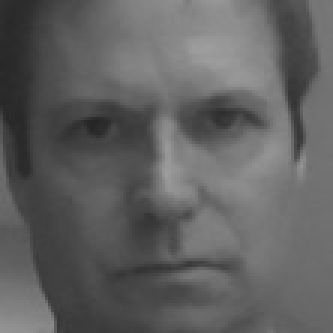
#> input picture demming_trainer/demming.1.1.jpg, 111 x 111 px (shown 3 times larger); its folder holds 4 pictures in this run
$ python 2_train.py
#> lines starting #> are read from the running program, lines starting #| are printed output that depends on the picture
import os
import numpy as np
import cv2 as cv

cascade_path = 'C:/Users/austi/anaconda3/Lib/site-packages/cv2/data/'  # path for haarcascade files folder
face_detector = cv.CascadeClassifier(cascade_path + 'haarcascade_frontalface_default.xml')  # cascade xml file for faces

train_path = './demming_trainer'  # use for provided demming face
image_paths = [os.path.join(train_path, f) for f in os.listdir(train_path)]  # directory of training images
images, labels = [], []  # lists for images and labels

for image in image_paths:  # for each image file
    train_image = cv.imread(image, cv.IMREAD_GRAYSCALE)  # create grayscale copy
#> train_image is the input picture: shape (111, 111); min 37, max 158, mean 96.6
    label = int(os.path.split(image)[-1].split('.')[1])  # extract numerical label from filename
    name = os.path.split(image)[-1].split('.')[0]  # extract name from filename
    frame_num = os.path.split(image)[-1].split('.')[2]  # extract frame number from filename
    faces = face_detector.detectMultiScale(train_image)  # create numpy arrays for trainer image
#> faces = [[9, 8, 91, 91]]
    for (x, y, w, h) in faces:  # for face coords rectangle in the faces array
        images.append(train_image[y:y +h, x:x + w])  # append face rectangle to list of faces
        labels.append(label)  # append label to labels list
        print(f"Preparing training images for {name}.{label}.{frame_num}")  # print status message to user
        cv.imshow("Training Image", train_image[y:y + h, x:x + w])  # show image on screen
        cv.waitKey(50)  # wait 50 milliseconds
#> this loop made 1 pass
#| Preparing training images for demming.1.1
#> pass 1, `cv.imshow("Training Image", train_image[y:y + h, x:x + w])`:
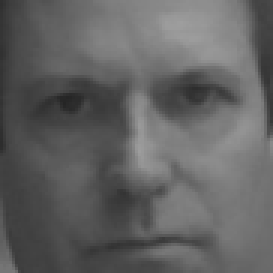
#> window 'Training Image': shape (91, 91) (shown 3 times larger); min 37, max 158, mean 98
#> after the loop, images = 1 item; labels = [1]

    cv.destroyAllWindows()  # close all windows

    recognizer = cv.face.LBPHFaceRecognizer_create()  # instantiate the recognizer object
    recognizer.train(images, np.array(labels))  # pass recognizer the images and labels arrays
    recognizer.write('lbph_trainer.yml')  # create file for trainer results
    print("Training complete. Exiting...")  # print status to user
#> pass 2 of the loop `for image in image_paths:`:
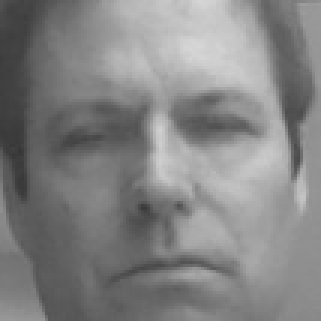
#> input picture demming_trainer/demming.1.10.jpg, 107 x 107 px (shown 3 times larger)
#> train_image is the input picture: shape (107, 107); min 54, max 214, mean 131.2
#> faces = [[9, 8, 89, 89]]
#> the loop `for (x, y, w, h) in faces:` made 1 pass
#> (printed output is left out)
#> pass 1, `cv.imshow("Training Image", train_image[y:y + h, x:x + w])`:
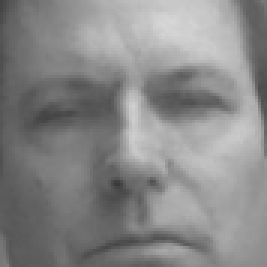
#> window 'Training Image': shape (89, 89) (shown 3 times larger); min 58, max 214, mean 135.9
#> after the loop `for (x, y, w, h) in faces:`: images = 2 items; labels = [1, 1]
#> pass 3 of the loop `for image in image_paths:`:
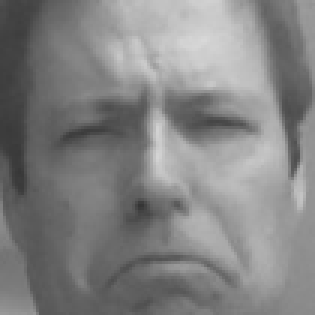
#> input picture demming_trainer/demming.1.11.jpg, 105 x 105 px (shown 3 times larger)
#> train_image is the input picture: shape (105, 105); min 53, max 216, mean 130.6
#> faces = [[9, 7, 87, 87]]
#> the loop `for (x, y, w, h) in faces:` made 1 pass
#> (printed output is left out)
#> pass 1, `cv.imshow("Training Image", train_image[y:y + h, x:x + w])`:
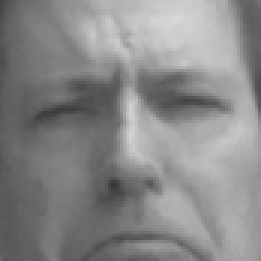
#> window 'Training Image': shape (87, 87) (shown 3 times larger); min 53, max 216, mean 136.7
#> after the loop `for (x, y, w, h) in faces:`: images = 3 items; labels = [1, 1, 1]
#> the loop made 4 passes; the first 3 are shown
